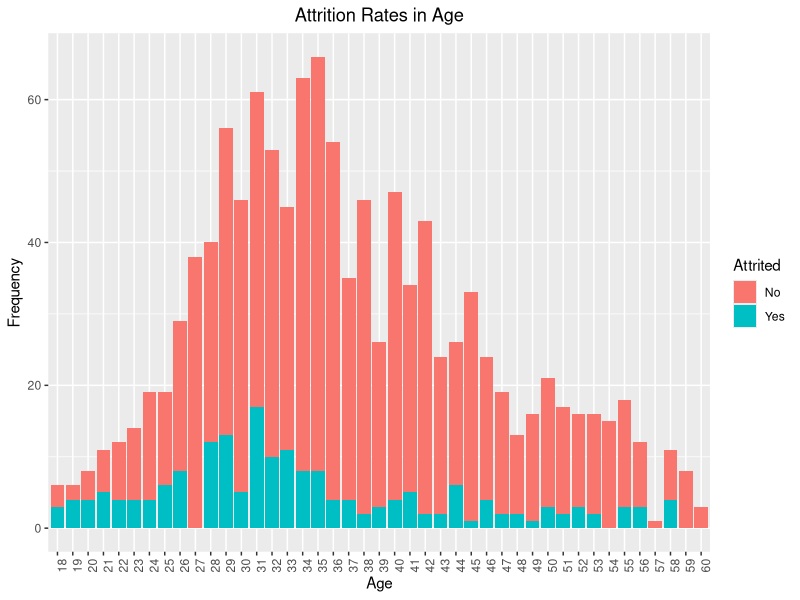
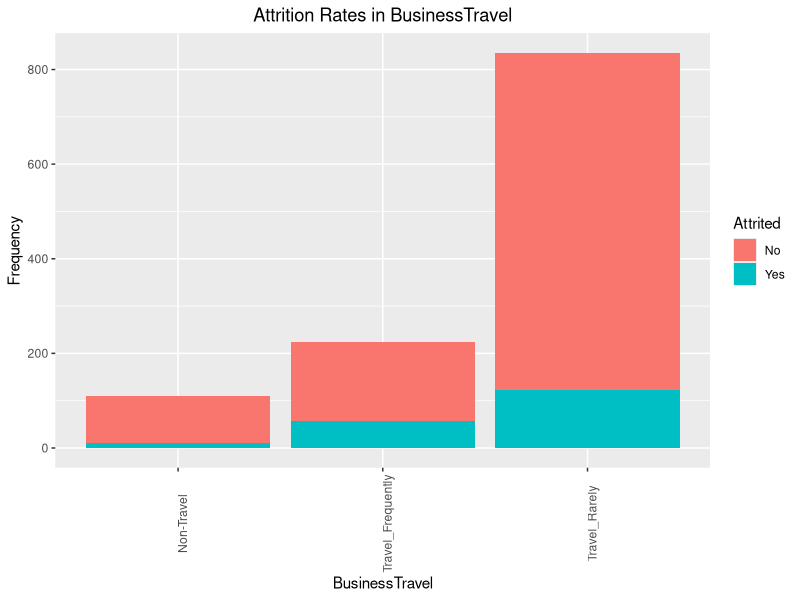
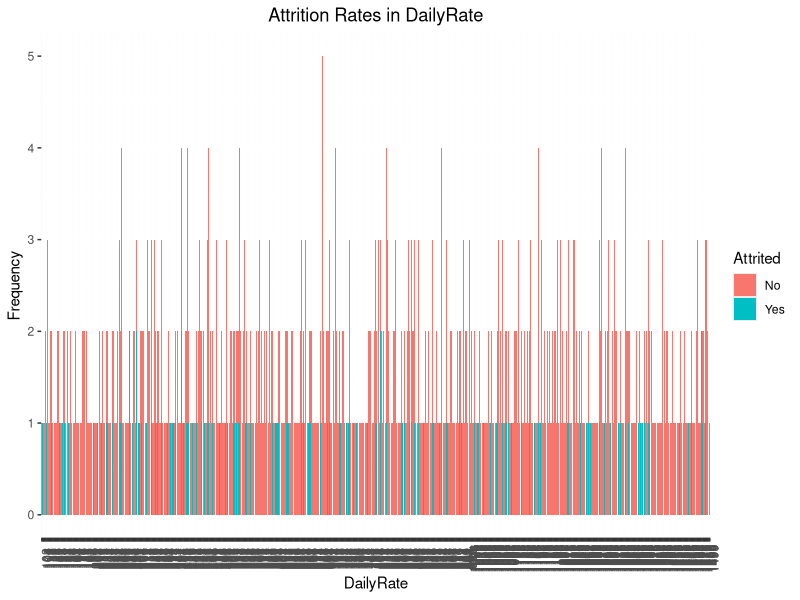
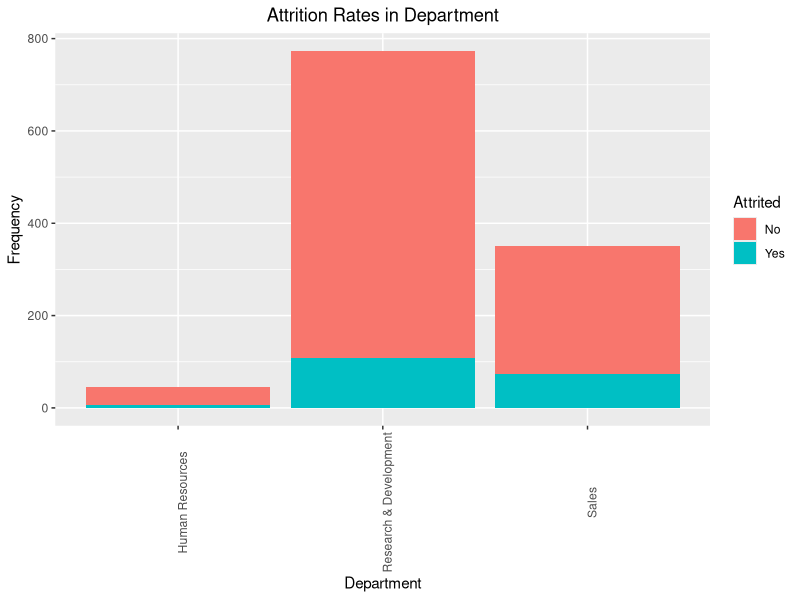
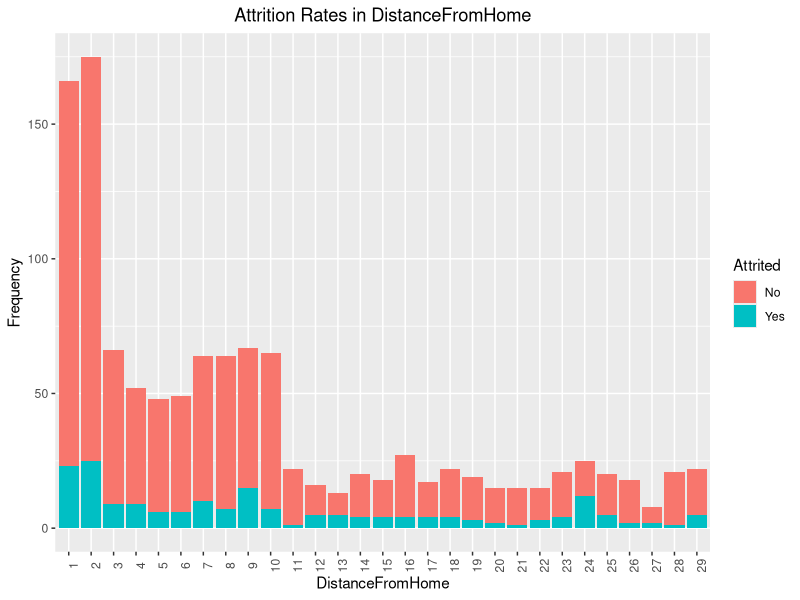
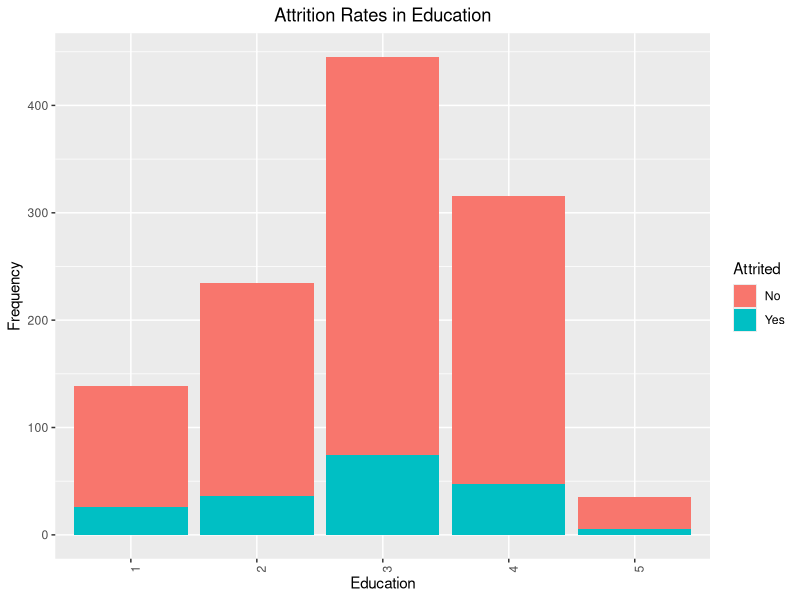
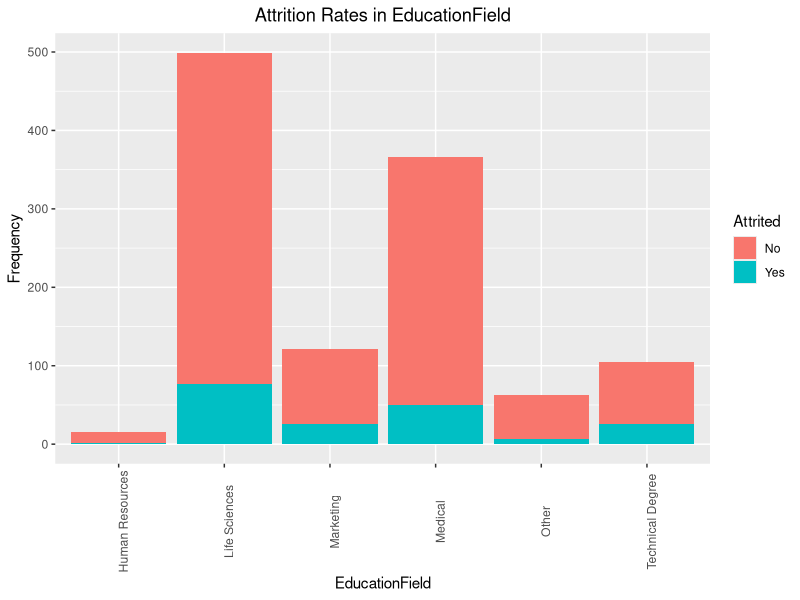
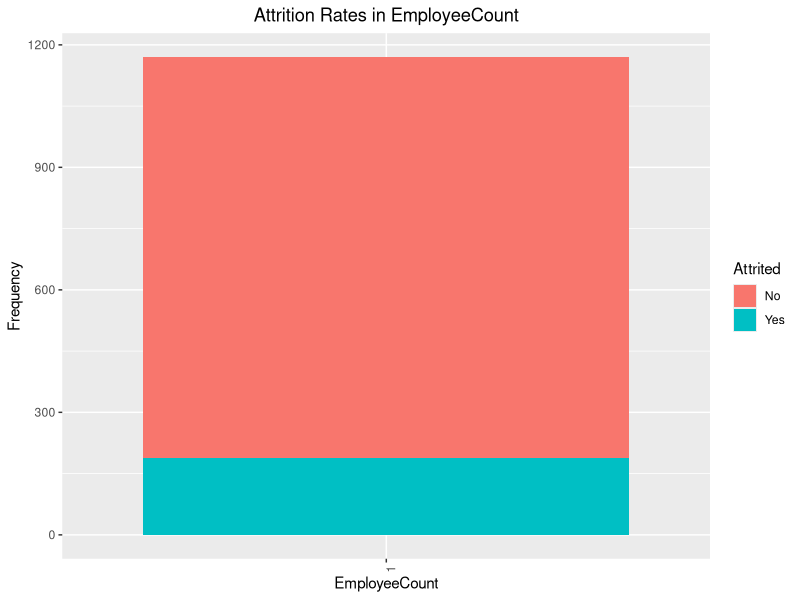

Here is the R script that generated these plots, in order:
## ---- chunk 1
library(ggplot2)

eda <- read.csv('CaseStudy2-data.csv')
eda_arranged <- eda[,c(1,3,2,4:length(names(eda)))]

plot_this <- function(data = eda_arranged)
{
 i = 3
 while (i <= length(names(data)))
 {
 Holder <- data.frame(table(data[,i], data[,2]))
 names(Holder) <- c("Variable", "Attrited", "Frequency")
 
  graph <- ggplot(Holder, aes(fill=Attrited, y=Frequency, x=Variable)) +  geom_bar(stat="identity") + theme(axis.text.x=element_text(angle=90)) + ggtitle(paste("Attrition Rates in " , names(data[i]), sep="")) + xlab(paste(names(data[i]))) + ylab(paste(names(Holder[3]))) + theme(plot.title = element_text(hjust = 0.5))
  print(graph)
 i = i+1
 }
}

plot_this(eda_arranged)
